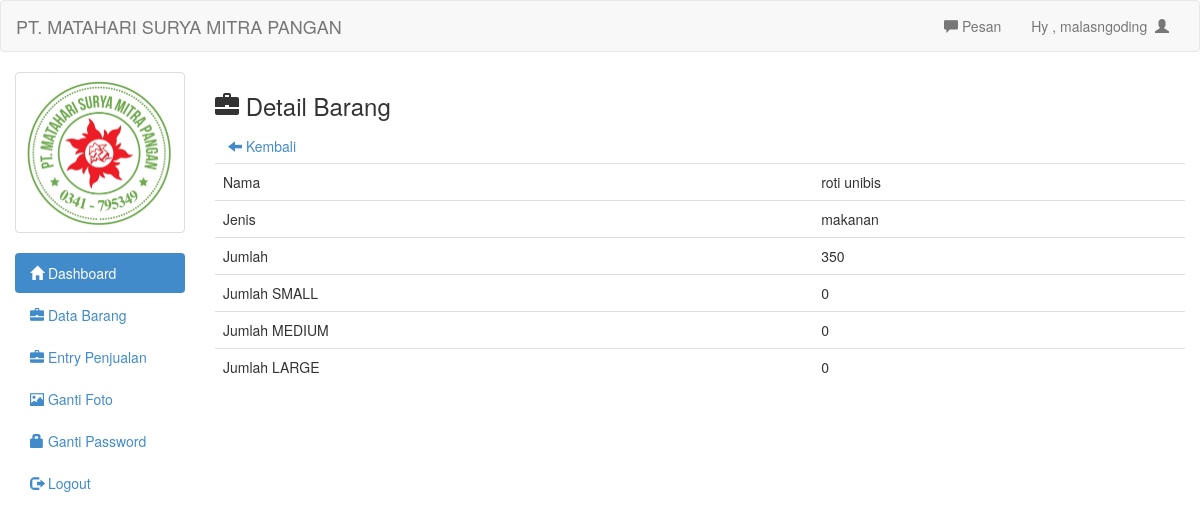
The page /admin/det_barang.php?id=14 (signed in) on the database its author committed.
### tables this page shows
CREATE TABLE `barang` (
  `id` int(11) NOT NULL,
  `nama` text NOT NULL,
  `jenis` text NOT NULL,
  `suplier` text NOT NULL,
  `modal` int(11) NOT NULL,
  `harga` int(11) NOT NULL,
  `Jumlah SMALL` int(11) NOT NULL,
  `Jumlah MEDIUM` int(11) NOT NULL,
  `Jumlah LARGE` int(11) NOT NULL,
  `jumlah` int(11) NOT NULL,
  `sisa` int(11) NOT NULL
);

### admin/det_barang.php (the view)
<?php
include 'header.php';
?>
<h3><span class="glyphicon glyphicon-briefcase"></span> Detail Barang</h3>
<a class="btn" href="barang.php"><span class="glyphicon glyphicon-arrow-left"></span> Kembali</a>
<?php
$id_brg = $_GET['id'];
$det = $conn->query("select * from barang where id='$id_brg'") or die($conn->connect_error);
while ($d = mysqli_fetch_array($det)) {
?>
	<table class="table">
		<tr>
			<td>Nama</td>
			<td><?= $d['nama'] ?></td>
		</tr>
		<tr>
			<td>Jenis</td>
			<td><?= $d['jenis'] ?></td>
		</tr>
		<tr>
			<td>Jumlah</td>
			<td><?= $d['jumlah'] ?></td>
		</tr>
		<tr>
			<td>Jumlah SMALL</td>
			<td><?= $d['Jumlah SMALL'] ?></td>
		</tr>
		<tr>
			<td>Jumlah MEDIUM</td>
			<td><?= $d['Jumlah MEDIUM'] ?></td>
		</tr>
		<tr>
			<td>Jumlah LARGE</td>
			<td><?= $d['Jumlah LARGE'] ?></td>
		</tr>
	</table>
<?php
}
?>
<?php include 'footer.php'; ?>

### admin/header.php (shortened to what this page needs)
<!DOCTYPE html>
<html>
<head>
	<?php
	include 'config.php';
	?>
	<link rel="stylesheet" type="text/css" href="../assets/css/bootstrap.css">
	<link rel="stylesheet" type="text/css" href="../assets/js/jquery-ui/jquery-ui.css">
</head>
<body>
	<div class="navbar navbar-default">
		<div class="container-fluid">
			<div class="navbar-header">
				<a href="" class="navbar-brand">PT. MATAHARI SURYA MITRA PANGAN</a>
			</div>
			<div class="collapse navbar-collapse">
				<ul class="nav navbar-nav navbar-right">
					<li><a id="pesan_sedia" href="#" data-toggle="modal" data-target="#modalpesan"><span class='glyphicon glyphicon-comment'></span> Pesan</a></li>
					<li><a class="dropdown-toggle" data-toggle="dropdown" role="button" href="#">Hy , <?php echo $_SESSION['uname']  ?>&nbsp&nbsp<span class="glyphicon glyphicon-user"></span></a></li>
				</ul>
			</div>
		</div>
	</div>
	<div class="col-md-2">
		<div class="row">
			<?php
			$use = $_SESSION['uname'];
			$fo = $conn->query("select foto from admin where uname='$use'");
			while ($f = mysqli_fetch_array($fo)) {
			?>
				<div class="col-xs-6 col-md-12">
					<a class="thumbnail">
						<img class="img-responsive" src="foto/<?php echo $f['foto']; ?>">
					</a>
				</div>
			<?php
			}
			?>
		</div>
		<ul class="nav nav-pills nav-stacked">
			<li class="active"><a href="index.php"><span class="glyphicon glyphicon-home"></span> Dashboard</a></li>
			<li><a href="barang.php"><span class="glyphicon glyphicon-briefcase"></span> Data Barang</a></li>
			<li><a href="barang_laku.php"><span class="glyphicon glyphicon-briefcase"></span> Entry Penjualan</a></li>
			<li><a href="ganti_foto.php"><span class="glyphicon glyphicon-picture"></span> Ganti Foto</a></li>
			<li><a href="ganti_pass.php"><span class="glyphicon glyphicon-lock"></span> Ganti Password</a></li>
			<li><a href="logout.php"><span class="glyphicon glyphicon-log-out"></span> Logout</a></li>
		</ul>
	</div>
	<div class="col-md-10">

### rows shown on the page
barang: nama "roti unibis", jenis "makanan", jumlah "350", Jumlah SMALL "0", Jumlah MEDIUM "0", Jumlah LARGE "0"

### other values the page prints
$_SESSION['uname'] "malasngoding"
